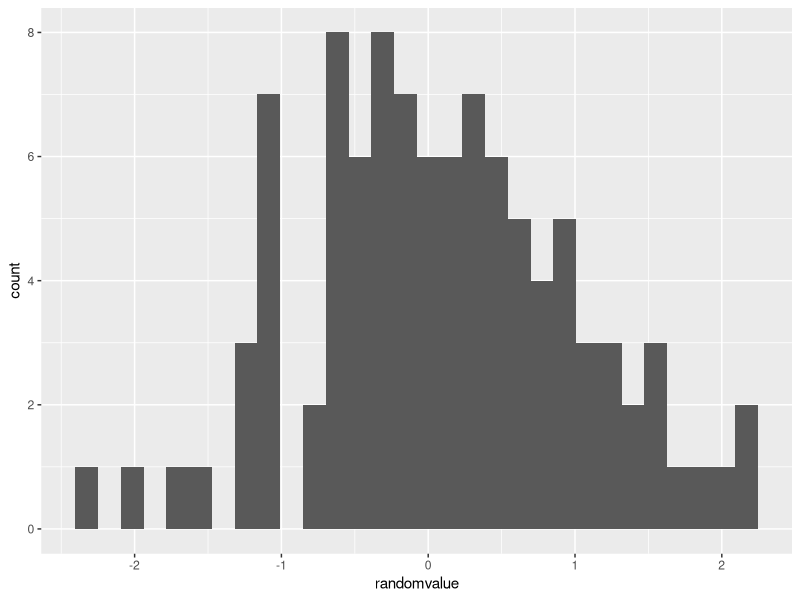

Generate this figure with R:
## ---- chunk 1
# define a variable A and assign a value 5 to it
A <- 5
#same for variable B
B <- 10
#calculate the sum of A and B
C <- A + B
# print the result
print(C)
#caculate the mean of the numbers 1, 3,7,12,46
my_numbers <- c(1, 3, 7, 12, 46)
mean(my_numbers)


## ---- chunk 2

library(tidyverse)
# set the seed of the random number generator (gives same result)
set.seed(123)
# generate 100 random values form a normal distribution with mean=0 and standard deviation 1
randomvalue <- rnorm(n = 100, mean = 0, sd = 1)
print(randomvalue)
mean(randomvalue)

# convert to a dataframe
data1<-data.frame(randomvalue)
data1
# plot as a histogram with axis labels
ggplot2::ggplot(data=data1, 
                mapping=aes(x=randomvalue)) +
  geom_histogram()

## ---- chunk 3

